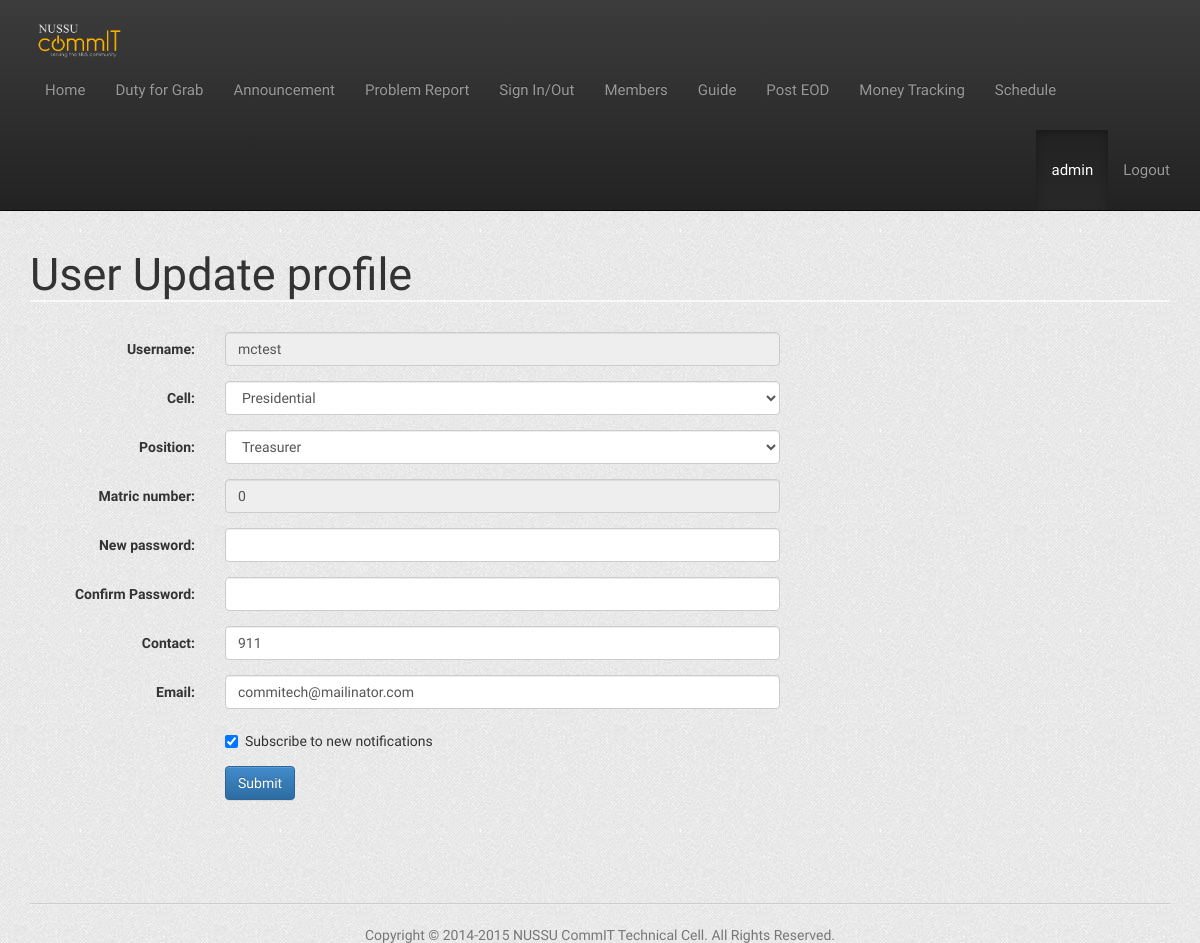
The page /user.php?id=2 (signed in) on the database its author committed.
### tables this page shows
CREATE TABLE IF NOT EXISTS `users` (
  `id` int(11) NOT NULL,
  `name` varchar(40) NOT NULL,
  `matric_number` varchar(30) DEFAULT NULL,
  `contact` varchar(30) DEFAULT NULL COMMENT 'phone number',
  `password` varchar(60) NOT NULL,
  `email` varchar(50) NOT NULL DEFAULT '',
  `is_admin` tinyint(1) NOT NULL DEFAULT '0',
  `cell` varchar(24) NOT NULL DEFAULT 'none',
  `position` varchar(24) NOT NULL DEFAULT 'Subcom',
  `new_ann` int(11) NOT NULL DEFAULT '1',
  `status` int(1) NOT NULL DEFAULT '1' COMMENT 'activation status',
  `temp1` int(11) NOT NULL,
  `temp2` int(11) NOT NULL,
  `tracking` varchar(11) NOT NULL DEFAULT '0',
  `duty` int(11) NOT NULL DEFAULT '1',
  `notification` int(11) NOT NULL DEFAULT '0'
);

### Controller/UserController.php (called while the page is built, shortened)
<?php
include_once(dirname(__FILE__).'/../Model/User.php');
require_once(dirname(__FILE__).'/../Utils/DBoperation.php');
class UserController {
    private static $instance;
    private $userList;
    private function __construct() {
        $this->userList = new DBOperation("users");
    }
    public static function getInstance() {
        if (!self::$instance) {
            self::$instance = new self();
        }
        return self::$instance;
    }
    public function isAdmin($userID) {
        $condition = array('id' => $userID);
        $user = $this->userList->get($condition);
        return $user[0]["is_admin"];
    }
    public function getUserInfo($id){
        try{
            $conn = connect();
            $stmt = $conn->prepare('SELECT * FROM users WHERE id = :id LIMIT 1');
            $stmt->execute(array('id'=>$id));
            return $stmt->fetch(PDO::FETCH_ASSOC);
        } catch (PDOException $e){
            echo 'ERROR: '.$e->getMessage();
        }
    }
}
?>

### Utils/DBoperation.php (called while the page is built, shortened)
<?php
require_once(dirname(__FILE__).'/DBhandler.php');
	Class DBOperation
	{
		private $tableName;
		private static $dbHandler;
		public function DBOperation($tableName)
		{
			$this->tableName = $tableName;
			self::$dbHandler = new DBHandler();
		}
                private function commandiseCondition($condition)
                {
                    $conditionCommand = "";
                    foreach ($condition as $key => $value)
                    {
                        $conditionCommand = $conditionCommand.$key." = \"".$value."\"";
                    }
                    return $conditionCommand;
                }
                public function get($conditions,$sortBy = "")
		{
                    $conditionCommand = $this->commandiseCondition($conditions);
                    $query = "SELECT * FROM ".$this->tableName;
                    if ($conditionCommand != "")
                    {
                        $query = $query." WHERE ".$conditionCommand;
                    }
                    return self::$dbHandler->getQuery($query);
		}
	};
?>

### Utils/DBhandler.php (called while the page is built, shortened)
<?php
Class DBHandler
{
    private $con;
    public function DBHandler()
    {
        $this->con = mysqli_connect(DB_SERVER,DB_USER,DB_PASS,DB_NAME);
    }
    public function getQuery($query)
    {
        $result = mysqli_query($this->con,$query);
        $data = array();
        $i = 0;
        while ($data[$i++] = mysqli_fetch_array($result));
        unset($data[count($data)-1]);
        return $data;
    }
};
?>

### user.php (the view, shortened to what this page needs)
<?php
    include_once(dirname(__FILE__).'/Controller/UserController.php');
    $user_controller = UserController::getInstance();
    $id = $_SESSION['user_id'];
    $is_admin = $user_controller->isAdmin($_SESSION['user_id']);
    if(isset($_GET['id']) && $is_admin){
        $id = $_GET['id'];
    } else if(isset($_GET['id'])){
        header("Location: user");
        exit;
    }
    $userprofile = $user_controller->getUserInfo($id);
?>
<html>
	<head>
		<link href="includes/css/bootstrap.min.css" rel="stylesheet">
		<link href="includes/css/bootstrap-theme.min.css" rel="stylesheet">
        <link href="includes/css/style.css" rel="stylesheet">
	</head>
    <body>
        <?php include(dirname(__FILE__).'/includes/header.php');?>
        <div class="container">
        <h1> User Update profile</h1>
        <br/>
        <form class="form-horizontal" action="user<?php if($id!=$_SESSION['user_id']) echo "?id={$id}";?>" method="post">
            <div class="form-group">
                <label class = "col-sm-2 control-label">Username: </label>
                <div class="col-sm-6">
                    <input type = "text" name="username" class="form-control" required value="<?php echo $userprofile['name'];?>" disabled>
                </div>
            </div>
            <?php if ($is_admin) { ?>
            <div class="form-group">
                <label class = "col-sm-2 control-label">Cell: </label>
                <div class="col-sm-6">
                    <select name="cell" class="form-control">
                        <option value="Presidential" <?php if($userprofile['cell']=="Presidential") echo "selected=\"selected\""; ?>>Presidential</option>
                    </select>
                </div>
            </div>
            <div class="form-group">
                <label class = "col-sm-2 control-label">Position: </label>
                <div class="col-sm-6">
                    <select name="position" class="form-control">
                        <option value="Treasurer" <?php if($userprofile['position']=="Treasurer") echo "selected=\"selected\""; ?>>Treasurer</option>
                    </select>
                </div>
            </div>
            <?php } else {?>
            <input type="hidden" name="cell" value="<?php echo $userprofile['cell'];?>">
            <input type="hidden" name="position" value="<?php echo $userprofile['position'];?>">
            <?php }?>
            <div class="form-group">
                <label class = "col-sm-2 control-label">Matric number: </label>
                <div class="col-sm-6">
                    <input type = "text" name="matric" class="form-control" required value="<?php echo $userprofile['matric_number'];?>" disabled>
                </div>
            </div>
            <div class="form-group">
                <label class = "col-sm-2 control-label">New password: </label>
                <div class="col-sm-6">
                    <input type = "password" name="password" pattern=".{8,}" title="Minimum of 8 characters" class="form-control">
                </div>
            </div>
            <div class="form-group">
                <label class = "col-sm-2 control-label">Confirm Password: </label>
                <div class="col-sm-6">
                    <input type = "password" name="password_confirm" class="form-control">
                </div>
            </div>
            <div class="form-group">
                <label class = "col-sm-2 control-label">Contact: </label>
                <div class="col-sm-6">
                    <input type = "text" name="contact" class="form-control" required value="<?php echo $userprofile['contact'];?>">
                </div>
            </div>
            <div class="form-group">
                <label class="col-sm-2 control-label">Email: </label>
                <div class="col-sm-6">
                    <input type="email" name="email" class="form-control" required value="<?php echo $userprofile['email'];?>">
                </div>
            </div>
             <div class="form-group">
                <div class="col-sm-offset-2 col-sm-10">
                  <div class="checkbox">
                    <label>
                      <input type="checkbox" name="subscribe" value = "1" <?php echo $userprofile['notification']==1? "checked" : "" ;?> > Subscribe to new notifications
                    </label>
                  </div>
                </div>
            </div>
            <div class="form-group">
            <div class="col-sm-offset-2 col-sm-10">
              <button type="submit" name="submit" class="btn btn-primary">Submit</button>
            </div>
          </div>
        </form>
        <br/>
        </div>
        <?php include(dirname(__FILE__).'/includes/footer.php');?>
	</body>
</html>

### includes/css/style.css (style rules this page uses)
html { position: relative; min-height: 100%; }
body { margin-bottom: 60px; background: url(../img/bg.png); }
h1, h2 { font-family: 'Roboto Condensed', sans-serif; font-size:45px; font-weight:400; color:#333333; }
h1 { border-bottom: 2px solid #f8f8f8; }

### rows shown on the page
users: username "mctest", cell "Presidential", position "Treasurer", matric "0", contact "911", email "commitech@mailinator.com", notification "☑"

### other values the page prints
$_SESSION['user_name'] "admin"
